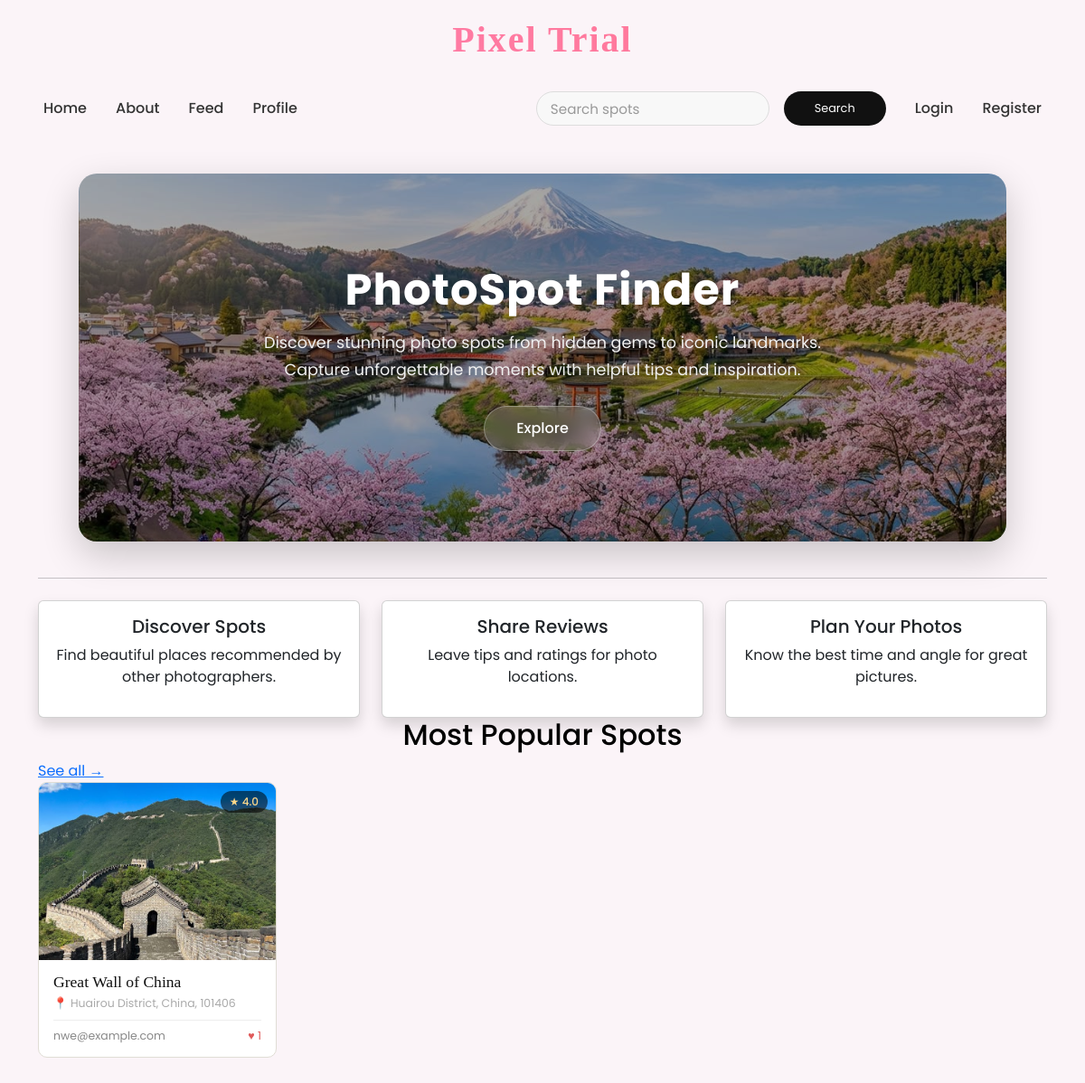
Before: / with the older database file.
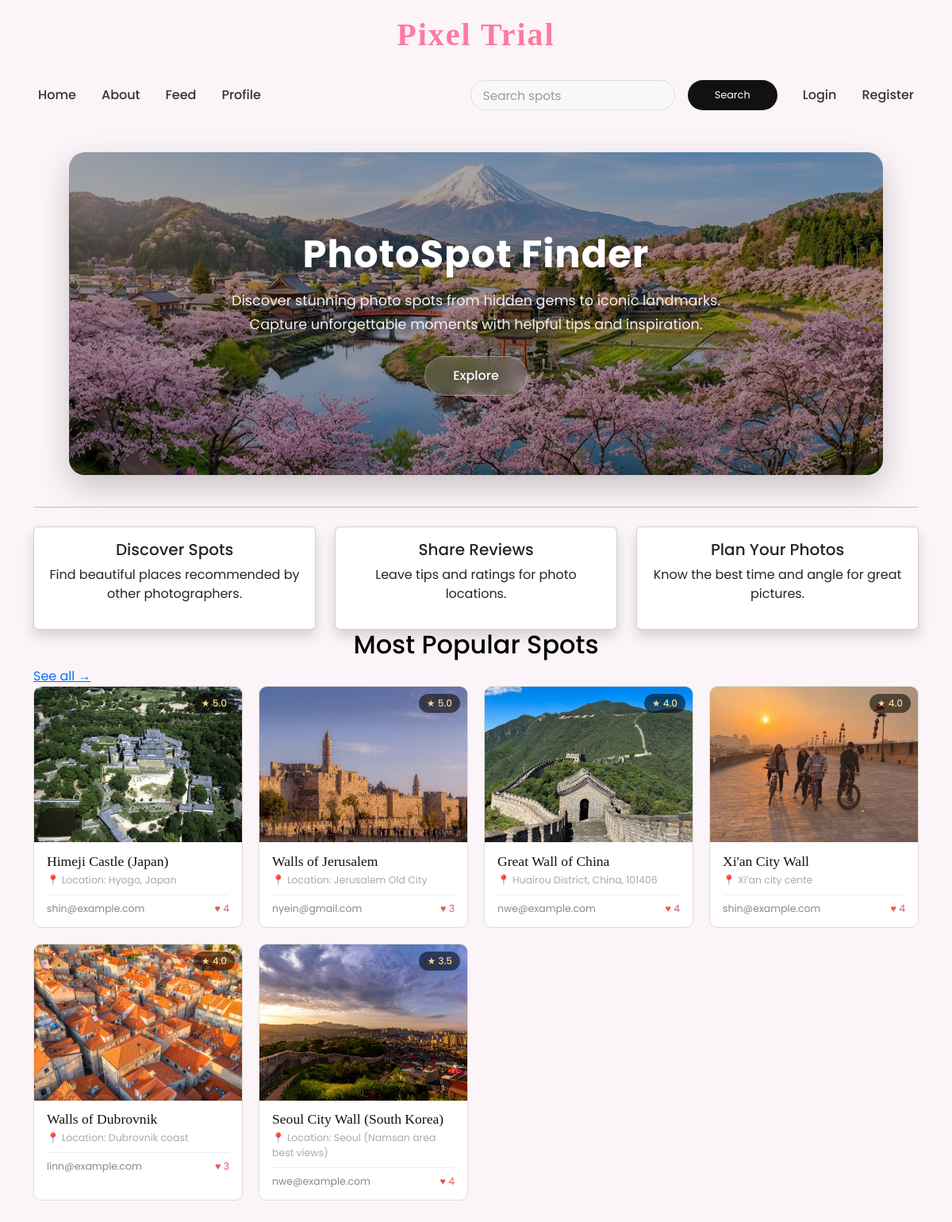
After: the same page with the newer database file.
### tables this page shows
CREATE TABLE spots (
    id          INTEGER PRIMARY KEY AUTOINCREMENT,
    user_id     INTEGER NOT NULL,
    name        TEXT NOT NULL,
    location    TEXT,
    description TEXT,
    cover_image TEXT,                          -- first/hero image filename
    created_at  TEXT DEFAULT CURRENT_TIMESTAMP,
    FOREIGN KEY(user_id) REFERENCES users(id)
);

CREATE TABLE users (
    id          INTEGER PRIMARY KEY AUTOINCREMENT,
    username    TEXT UNIQUE NOT NULL,
    email       TEXT UNIQUE,
    password    TEXT NOT NULL,
    role        TEXT DEFAULT 'user'
);

### app.py (the view)
@app.route('/')
def index():
    db = get_db()
    popular = db.execute('''
        SELECT
            spots.id,
            spots.name,
            spots.location,
            spots.cover_image,
            users.username,
            users.id AS user_id,
            ROUND(AVG(ratings.rating), 1) AS avg_rating,
            COUNT(DISTINCT likes.id)      AS like_count
        FROM spots
        JOIN users ON users.id = spots.user_id
        LEFT JOIN ratings ON ratings.spot_id = spots.id
        LEFT JOIN likes   ON likes.spot_id   = spots.id
        GROUP BY spots.id
        HAVING avg_rating IS NOT NULL
        ORDER BY avg_rating DESC
        LIMIT 6
    ''').fetchall()
    return render_template('index.html', popular=popular)

### app.py (called while the page is built)
@app.context_processor
def inject_site_name():
    return {"siteName": "Pixel Trial"}

def get_db():
    conn = sqlite3.connect(DB_PATH)
    conn.row_factory = sqlite3.Row
    return conn

### templates/index.html
{% extends "base.html" %}
{% block content %}
<div class="hero-box" style="background-image: url('{{ url_for('static', filename='images/bg1.jpg') }}')">
  <div class="hero-content">
    <h1>PhotoSpot Finder</h1>
    <p class="hero-description">
      Discover stunning photo spots from hidden gems to iconic landmarks.
      <br>Capture unforgettable moments with helpful tips and inspiration.
    </p>
    <a href="{{ url_for('feed') }}" class="glass-btn">Explore</a>
  </div>
</div>
<hr>
<div class="row text-center mt-4">
  <div class="col-md-4">
    <div class="card shadow">
      <div class="card-body">
        <h5>Discover Spots</h5>
        <p>Find beautiful places recommended by other photographers.</p>
      </div>
    </div>
  </div>
  <div class="col-md-4">
    <div class="card shadow">
      <div class="card-body">
        <h5>Share Reviews</h5>
        <p>Leave tips and ratings for photo locations.</p>
      </div>
    </div>
  </div>
  <div class="col-md-4">
    <div class="card shadow">
      <div class="card-body">
        <h5>Plan Your Photos</h5>
        <p>Know the best time and angle for great pictures.</p>
      </div>
    </div>
  </div>
</div>
{% if popular %}
<div class="popular-section">
  <div class="popular-hdr">
    <h2 class="popular-title">Most Popular Spots</h2>
    <a href="{{ url_for('feed') }}" class="popular-see-all">See all →</a>
  </div>
  <div class="popular-grid">
    {% for spot in popular %}
      <a href="{{ url_for('spot_detail', spot_id=spot.id) }}" class="pcard">
        <div class="pcard-img-wrap">
          {% if spot.cover_image %}
            <img src="{{ url_for('static', filename='images/spots/' ~ spot.cover_image) }}"
                 alt="{{ spot.name }}" class="pcard-img">
          {% else %}
            <div class="pcard-no-img">No photo</div>
          {% endif %}
          <span class="pcard-rating">★ {{ spot.avg_rating }}</span>
        </div>
        <div class="pcard-body">
          <h3 class="pcard-title">{{ spot.name }}</h3>
          {% if spot.location %}
            <p class="pcard-loc">📍 {{ spot.location }}</p>
          {% endif %}
          <div class="pcard-footer">
            <span class="pcard-user">{{ spot.username }}</span>
            <span class="pcard-likes">♥ {{ spot.like_count }}</span>
          </div>
        </div>
      </a>
    {% endfor %}
  </div>
</div>
{% endif %}
{% endblock %}

### templates/base.html (shortened to what this page needs)
<!DOCTYPE html>
<html>
<head>
    <link href="https://cdn.jsdelivr.net/npm/bootstrap@5.3.2/dist/css/bootstrap.min.css" rel="stylesheet">
    <link rel="stylesheet" href="{{ url_for('static', filename='styles.css') }}">
</head>
<body>
 <h2 class="logo">Pixel Trial </h2>
<nav class="navbar navbar-expand-lg navbar-light">
    <div class="container-fluid">
        <div class="collapse navbar-collapse" id="navbarNavAltMarkup">
            <div class="navbar-nav">
                <a class="nav-link active" href="/">Home</a>
                <a class="nav-link" href="/about">About</a>
                <a class="nav-link" href="/feed">Feed</a>
                <a class="nav-link" href="/profile">Profile</a>
            </div>
            <div class="d-flex align-items-center ms-auto">
                <form class="d-flex me-3" action="/search" method="GET">
                    <input class="form-control me-2" type="search" name="query" placeholder="Search spots">
                    <button class="btn btn-outline-light">Search</button>
                </form>
                <div class="navbar-nav">
                    {% if session.get('user_id') %}
                        <a class="nav-link" href="/logout">Logout</a>
                    {% else %}
                        <a class="nav-link" href="/login">Login</a>
                        <a class="nav-link" href="/register">Register</a>
                    {% endif %}
                </div>
            </div>
        </div>
    </div>
</nav>
    <div class="container mt-4">
        {% block content %}
        {% endblock %}
    </div>
</body>
</html>

### static/styles.css (style rules this page uses)
* { margin: 0; padding: 0; box-sizing: border-box; font-family: 'Poppins', sans-serif; }
body { background: #fbf4f8; margin: 0; padding: 0; }
.logo { text-align: center; font-size: 2.5rem; font-weight: 800; font-family: 'Allura', cursive; color: #111; letter-spacing: 2px; margin: 20px 0; }
.logo { background: linear-gradient(45deg, #ff7eb3, #ff758c); -webkit-background-clip: text; -webkit-text-fill-color: transparent; }
h2 { font-size: 2em; color: #000; text-align: center; }
button { width: 100%; height: 40px; background: #fff; border: none; outline: none; border-radius: 40px; cursor: pointer; font-size: 1em; color: #000; font-weight: 500; }
.navbar { background: #fbf4f8!important; padding: 12px 20px; }
.nav-link { color: #333 !important; font-weight: 500; margin: 0 8px; transition: 0.3s; }
.navbar input.form-control { border-radius: 20px; border: 1px solid #ddd; padding: 6px 15px; background: #f8f8f8; color: #333; }
.navbar input::placeholder { color: #999; }
.navbar .btn { border-radius: 20px; padding: 6px 16px; background: #111; color: #fff; border: none; transition: 0.3s; }
.navbar .form-control { height: 38px; font-size: 0.95rem; }
.navbar form { display: flex; align-items: center; gap: 8px; }
.navbar .form-control { flex: 2; height: 38px; }
.navbar .btn-outline-light { flex: 1; height: 38px; padding: 0; font-size: 0.8rem; border-radius: 25px; white-space: nowrap; }
.hero-box { width: 92%; max-width: 1200px; margin: 40px auto; padding: 100px 30px; border-radius: 20px; background-size: cover; background-position: center; position: relative; display: flex; align-items: center; justify-content: center; box-shadow: 0 15px 40px rgba(0,0,0,0.2); overflow: hidden; }
.hero-box::before { content: ""; position: absolute; inset: 0; background: rgba(0, 0, 0, 0.35); }
.hero-content { position: relative; z-index: 2; text-align: center; color: white; max-width: 700px; }
.hero-content h1 { font-size: 3rem; font-weight: 700; margin-bottom: 15px; letter-spacing: 1px; }
.hero-description { font-size: 1.1rem; line-height: 1.7; margin-bottom: 25px; color: #f1f1f1; }
.glass-btn { display: inline-block; padding: 12px 35px; border-radius: 40px; font-size: 1rem; font-weight: 500; text-decoration: none; color: white; background: rgba(255, 255, 255, 0.15); backdrop-filter: blur(8px); border: 1px solid rgba(255,255,255,0.3); transition: 0.3s ease; }
.popular-section { margin-bottom: 3.5rem; }
.popular-grid { display: grid; grid-template-columns: repeat(auto-fill, minmax(260px, 1fr)); gap: 1.25rem; }
.pcard { background: #fff; border: 1px solid #e0ddd5; border-radius: 10px; overflow: hidden; text-decoration: none; color: inherit; display: block; transition: transform .2s, box-shadow .2s; }
.pcard-img-wrap { position: relative; aspect-ratio: 4/3; overflow: hidden; background: #f2f0eb; }
.pcard-img { width: 100%; height: 100%; object-fit: cover; transition: transform .3s ease; }
.pcard-rating { position: absolute; top: 9px; right: 9px; background: rgba(0,0,0,.55); color: #ffd88a; font-size: .75rem; font-weight: 500; padding: 3px 10px; border-radius: 12px; }
.pcard-body { padding: .85rem 1rem; }
.pcard-title { font-family: 'Cormorant Garamond', Georgia, serif; font-size: 1.1rem; font-weight: 400; margin-bottom: .25rem; color: #111; }
.pcard-loc { font-size: .78rem; color: #aaa; margin-bottom: .5rem; }
.pcard-footer { display: flex; justify-content: space-between; align-items: center; font-size: .78rem; color: #888; border-top: 1px solid #eee; padding-top: .5rem; margin-top: .25rem; }
.pcard-likes { color: #e05a5a; }

Changed rows visible on the page:
added spots: cover_image (picture), avg_rating "5.0", name "Himeji Castle (Japan)", location "Location: Hyogo, Japan", username "shin@example.com", like_count "4"
added spots: cover_image (picture), avg_rating "5.0", name "Walls of Jerusalem", location "Location: Jerusalem Old City", username "nyein@gmail.com", like_count "3"
computed for spots "Great Wall of China": like_count "1" → "4"
added spots: cover_image (picture), avg_rating "4.0", name "Xi'an City Wall", location "Xi’an city cente", username "shin@example.com", like_count "4"
added spots: cover_image (picture), avg_rating "4.0", name "Walls of Dubrovnik", location "Location: Dubrovnik coast", username "linn@example.com", like_count "3"
added spots: cover_image (picture), avg_rating "3.5", name "Seoul City Wall (South Korea)", location "Location: Seoul (Namsan area best views)", username "nwe@example.com", like_count "4"
